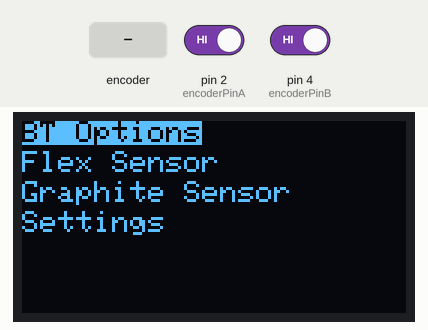
This sketch was run on a simulated Arduino Uno, built with avr-gcc and run on an emulated ATmega328P. Parts: 128×64 one-colour display. The test bench sets the inputs (shaded band); at power-on: pin 2 (encoderPinA) HIGH, pin 4 (encoderPinB) HIGH. What the sketch prints to the serial monitor is not drawn.

Above: at 1.2 s.
1.3 s: rotary encoder on pin 2 (encoderPinA) / pin 4 (encoderPinB) turned 1 step (first pin leading)
At 2.8 s:
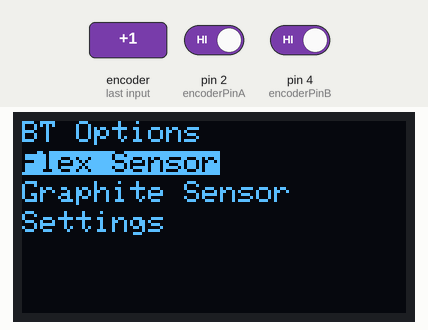
3.1 s: rotary encoder on pin 2 (encoderPinA) / pin 4 (encoderPinB) turned 2 steps (second pin leading)
At 4.3 s:
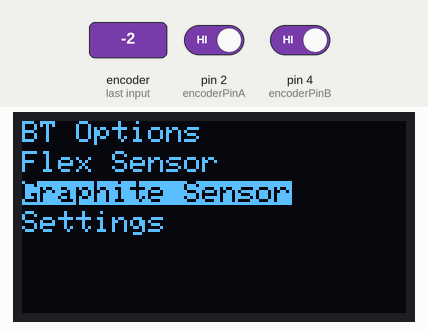
Timing chart, 0 to 6.1 s (numbered marks = the images above; inputs shaded):
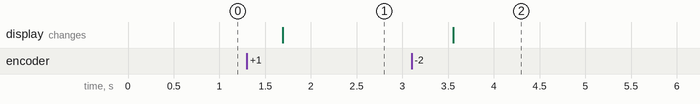

The sketch:

Test_OLED_Encoder.ino
```cpp
/*
  Contrôle d'un écran OLED
  Auteur :        Jérôme TOMSKI (https://passionelectronique.fr/)
  Créé le :       26.07.2021

  Modifié par Daniel PERALES RIOS et Maël LE BLANC, étudiants de l'INSA Toulouse
*/

#include <Adafruit_SSD1306.h>

// ***ENCODER***
//----------------------------------------------
#define encoderPinA 2 // CLK Output A
#define encoderPinB 4 // DT Output B
#define Switch 5 // Switch connection

volatile int lastEncoded = 0;
volatile long encoderValue = 0;
long lastEncoderValue = 0;

long lastDebounceTime = 0;
long debounceDelay = 120;
//----------------------------------------------

//***OLED***
//----------------------------------------------
#define nombreDePixelsEnLargeur 128
#define nombreDePixelsEnHauteur 64
#define brocheResetOLED -1
#define adresseI2CecranOLED 0x3C

Adafruit_SSD1306 ecranOLED(nombreDePixelsEnLargeur, nombreDePixelsEnHauteur, &Wire, brocheResetOLED);

// Define menu items
String menuItems[] = {"BT Options", "Flex Sensor", "Graphite Sensor", "Settings"};
int selectedItem = 0;
//----------------------------------------------

void setup() {
  Serial.begin(9600);

  //***ENCODER***
  //----------------------------------------------
  pinMode(encoderPinA, INPUT_PULLUP); // Use internal pull-up resistors
  pinMode(encoderPinB, INPUT_PULLUP);
  attachInterrupt(digitalPinToInterrupt(encoderPinA), updateEncoder, CHANGE);
  //----------------------------------------------

  //***OLED***
  //----------------------------------------------
  if (!ecranOLED.begin(SSD1306_SWITCHCAPVCC, adresseI2CecranOLED))
    while (1); // Program stops (infinite loop) if something goes wrong here

  ecranOLED.clearDisplay();
  ecranOLED.setTextColor(SSD1306_WHITE);
  //----------------------------------------------
}

void loop() {
  displayMenu();
  handleMenuNavigation();
  encoderValue = abs(encoderValue % 4);
  Serial.println(encoderValue);
  if ((encoderValue - lastEncoderValue) > 0) { // if we want to select the next element in the menu
    if (selectedItem < 3) {
      selectedItem++;
    }
  }
  else if (encoderValue - lastEncoderValue < 0) { // if we want to select the previous element in the menu
    if (selectedItem > 0) {
      selectedItem--;
    }
  }
  lastEncoderValue = encoderValue;
  Serial.println("Selected:" + String(selectedItem));
  delay(200);
}

void displayMenu() {
  ecranOLED.clearDisplay();
  for (int i = 0; i < sizeof(menuItems) / sizeof(menuItems[0]); i++) {
    if (i == selectedItem) {
      ecranOLED.setTextColor(SSD1306_BLACK, SSD1306_WHITE); // Highlight selected item
    } else {
      ecranOLED.setTextColor(SSD1306_WHITE); // Regular color for other items
    }
    ecranOLED.setCursor(0, i * 10); // Adjust position for each item
    ecranOLED.print(menuItems[i]);
  }
  ecranOLED.display();
}

void handleMenuNavigation() {
  // Implement code to handle encoder rotation and button press to navigate the menu
}

// Example function to handle menu item selection
void handleMenuItemSelection(int selectedItem) {
  // Implement actions for each menu item
  switch (selectedItem) {
    case 0:
      // Action for Item 1
      break;
    case 1:
      // Action for Item 2
      break;
    case 2:
      // Action for Item 3
      break;
    case 3:
      // Action for Item 4
      break;
    default:
      break;
  }
}

void updateEncoder() {
  noInterrupts(); // Disable interrupts temporarily
  int MSB = digitalRead(encoderPinA);
  int LSB = digitalRead(encoderPinB);
  int encoded = (MSB << 1) | LSB;
  int sum = (lastEncoded << 2) | encoded;
  if (sum == 0b1101 || sum == 0b0100 || sum == 0b0010 || sum == 0b1011) {
    encoderValue++;
  } else if (sum == 0b1110 || sum == 0b0111 || sum == 0b0001 || sum == 0b1000) {
    encoderValue--;
  }

  // Debouncing logic
  long currentTime = millis();
  if (currentTime - lastDebounceTime > debounceDelay) {
    lastDebounceTime = currentTime;
    lastEncoded = encoded;
  }
  interrupts(); // Re-enable interrupts
}
```

Measured:
- after the input at 1.3 s, the display: changes after 0.39 s (image 1)
- after the input at 3.1 s, the display: changes after 0.45 s (image 2)
